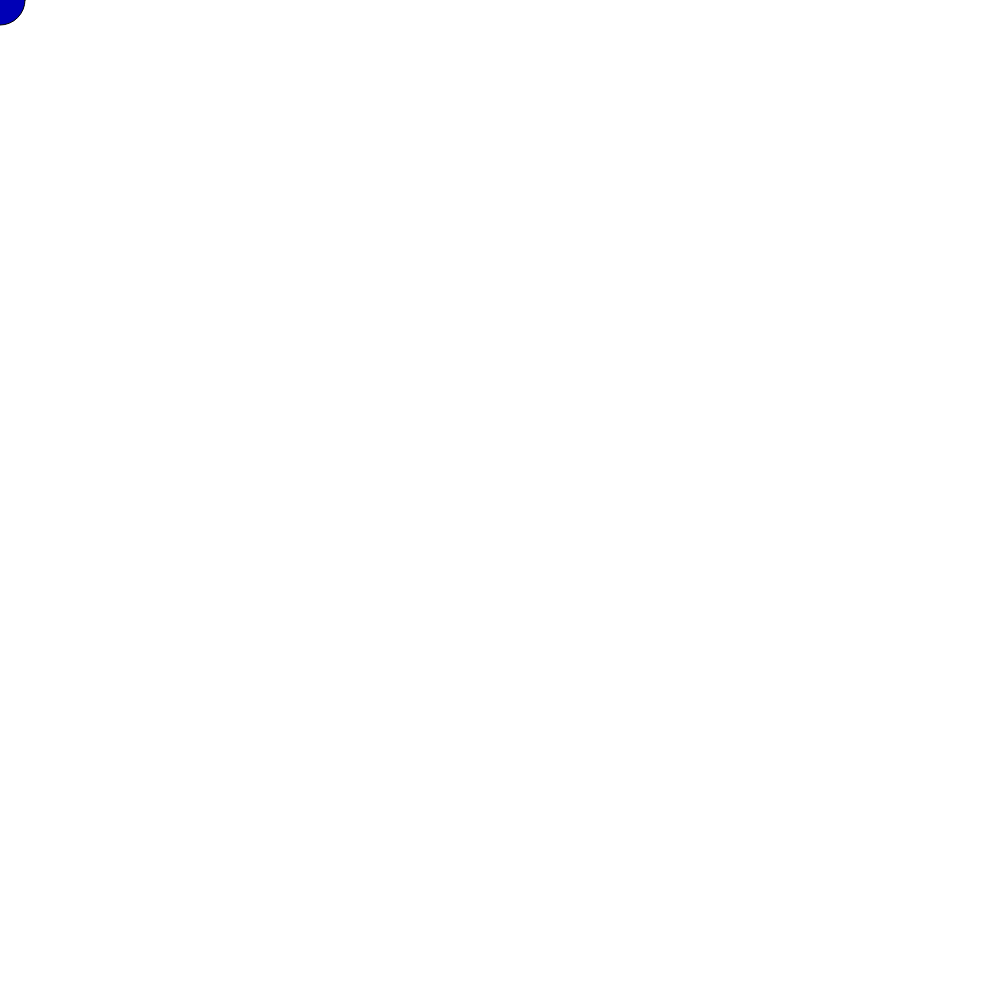
Frame 1 (no input)
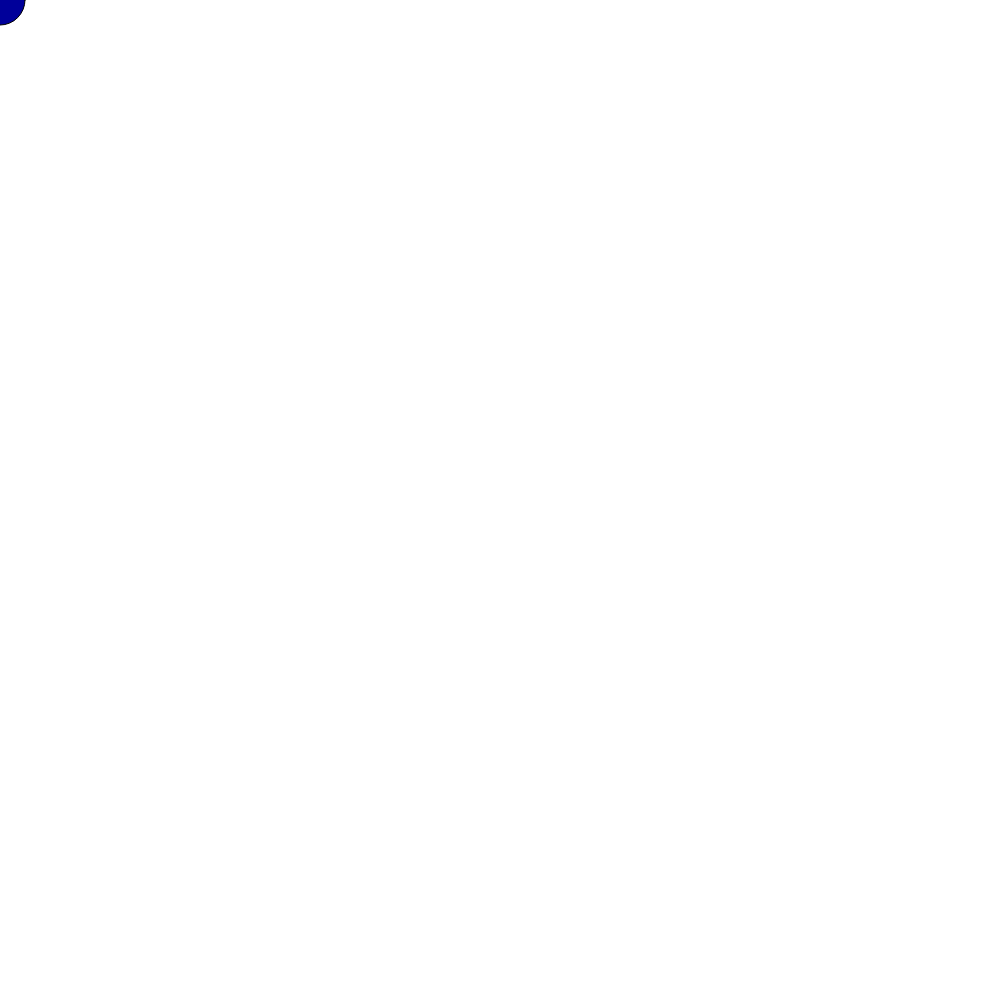
Frame 60 (no input)
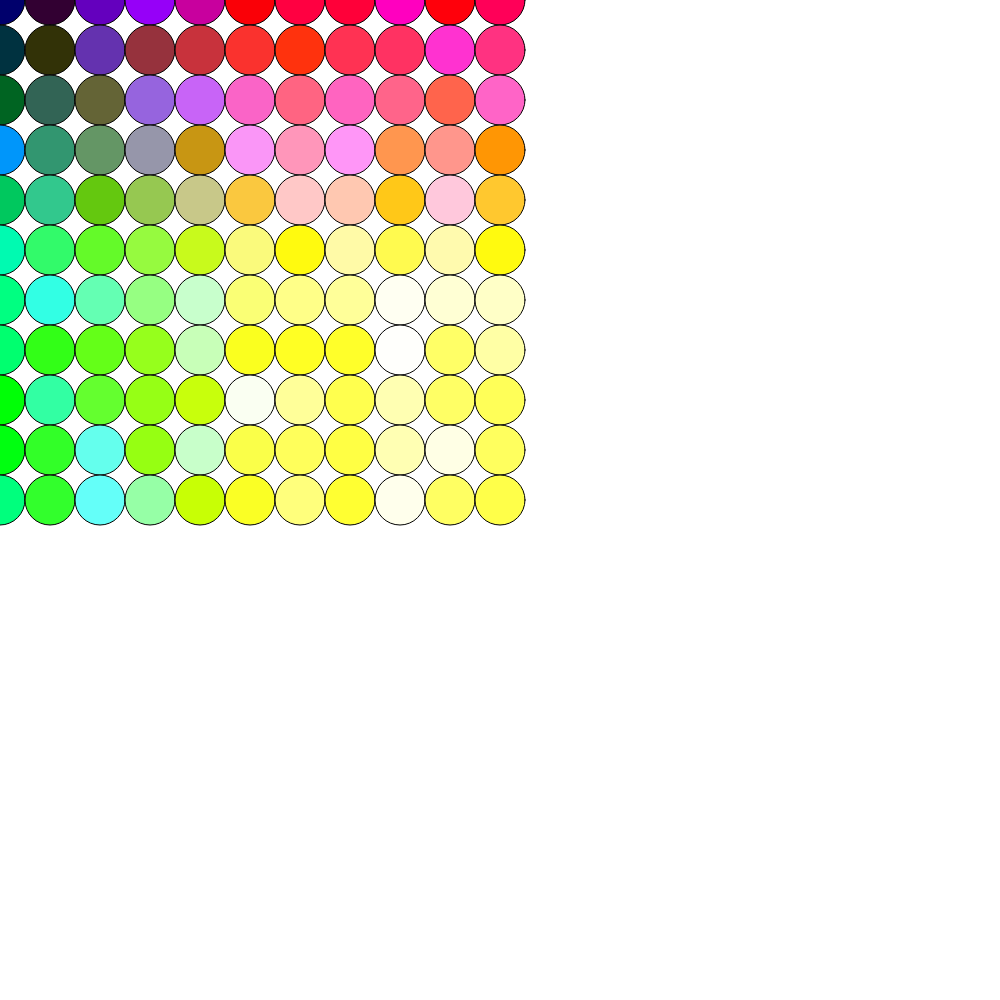
Frame 120 (the mouse pressed at the canvas centre since frame 60)

The p5.js sketch that drew these frames (run headless with seeded random() and noise() and a simulated clock; from frame 60 on, the mouse is pressed at the canvas centre):

// p5.js sketch
// ── sketch.js
function setup(){

	createCanvas(1000, 1000);
}

function draw(){

	background(255);

	for(var x=0; x<= mouseX; x+=50){
		for(var y=0; y<=mouseY; y+=50){
				fill(x, y, random(255));
				ellipse(x, y, 50, 50);
		}
	}
}
